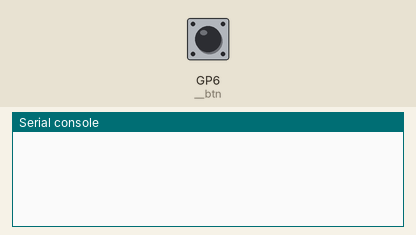
Recording of a program running on a simulated Raspberry Pi Pico running CircuitPython. Parts: the last lines printed to the serial console. The inputs (shaded band) are chosen by the test bench; at power-on: GP6 (__btn) HIGH.

Above: at 1.2 s.
1.3 s: GP6 (__btn) pulled LOW for 0.15 s
At 1.45 s:
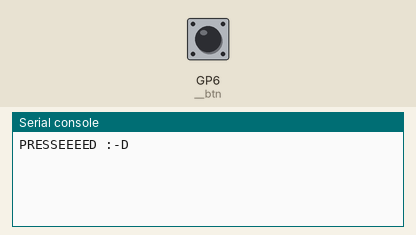
At 1.9 s:
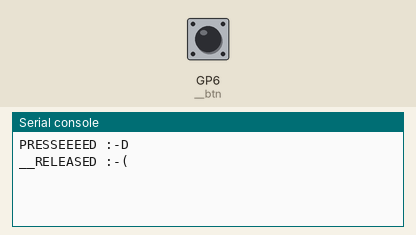

The program:

button.py
```python
"""
*This module help you to manage integrated button.*

---

Examples:
    >>> from pybox.button import SIMPLEBUTTON
    >>> but = SIMPLEBUTTON()
    >>> but.value
    0
    >>> # press and hold the button
    >>> but.value
    1

The module consists basically in two classes:
    - `SIMPLEBUTTON`: to get the value of the button
    - `BUTTON`: to bind custom functions to button behavior
"""

import time
import board
from digitalio import DigitalInOut, Direction, Pull
import keypad


class SIMPLEBUTTON:
    """*SimpleButton class.*

    ---

    Examples:
        >>> but = SIMPLEBUTTON()
        >>> but.value
        0                           # if button is not pressed
    """

    def __init__(self, pin=None):
        if not pin:
            self.__pin = 6
            self.__btn = DigitalInOut(board.GP6)
        else:
            self.__pin = pin
            self.__btn = DigitalInOut(board.__dict__[f'GP{pin}'])

        self.__btn.direction = Direction.INPUT
        self.__btn.pull = Pull.UP

    def deinit(self):
        """Turn off the button."""
        self.__btn.deinit()

    @property
    def value(self) -> int:
        """Raw button value.

        It contains the value of the button based on its status: 1 if pressed, 0 otherwise.

        Examples:
            >>> but.value
            0
        """
        return int(not self.__btn.value)


class BUTTON:
    """*Button class.*

    ---

    Examples:
        >>> but = BUTTON()
        >>> def press_callback():
        ...     print("PRESSED")
        >>> def release_callback():
        ...     print("RELEASED")
        >>> but.press_handler(press_callback)
        >>> but.release_handler(release_callback)
        >>> while True:
        ...     but.update()

    """

    def __init__(self, pin=None):

        if not pin:
            self.__pin = board.GP6
        else:
            self.__pin = board.__dict__[f'GP{pin}']

        self.__keys = keypad.Keys((self.__pin,), value_when_pressed=False)
        self.__press_function = None
        self.__release_function = None
        self.__press_time = None
        self.__press_timestamp = None

    def update(self) -> None:
        """Update button state on main loop.

        Example:
            >>> but = BUTTON()
            >>> while True:
            ...     but.update()
        """

        event = self.__keys.events.get()

        if event:
            if event.pressed:
                self.__press_timestamp = time.monotonic()
                if self.__press_function:
                    self.__press_function()
            elif event.released:
                self.__press_time = time.monotonic() - self.__press_timestamp
                if self.__release_function:
                    self.__release_function()

    def press_handler(self, callback: callable = None) -> None:
        """Bind a function to call when button is pressed.

        Args:
            callback: a function to be executed when button is pressed.

        Examples:
            >>> def press_callback():
            ...     print("PRESSED")
            >>> push = BUTTON()
            >>> push.press_handler(press_callback)
            >>> while True:
            ...     # print PRESSED on press button
            ...     push.update()
        """

        self.__press_function = callback

    def release_handler(self, callback: callable = None) -> None:
        """Bind a function to call when button is released.

        Args:
            callback (callable): a function to be executed when button is released.

        Examples:
            >>> def release_callback():
            ...     print("RELEASED")
            >>> push = BUTTON()
            >>> push.release_handler(release_callback)
            >>> while True:
            ...     # print RELEASED on release button
            ...     push.update()
        """

        self.__release_function = callback

    def deinit(self):
        """Turn off the button."""
        self.__keys.deinit()

    @property
    def press_time(self) -> float:
        """Time of pressure."""
        return self.__press_time


if __name__ == "__main__":

    push = BUTTON()

    def pre():
        print("PRESSEEEED :-D")

    def rel():
        print("__RELEASED :-(")

    push.press_handler(pre)
    push.release_handler(rel)

    while True:
        push.update()
        # time.sleep(0.001)
```

Measured:
- after the input at 1.3 s, the serial console: prints a new line at once (image 1)
